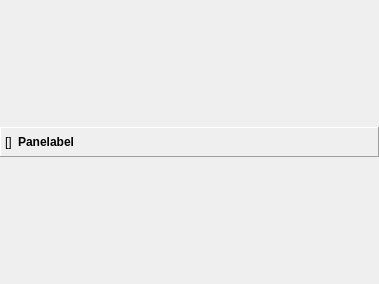
<?xml version="1.0" encoding="UTF-8"?>
<ui version="4.0">
 <class>PaneWidget</class>
 <widget class="QWidget" name="PaneWidget">
  <property name="geometry">
   <rect>
    <x>0</x>
    <y>0</y>
    <width>379</width>
    <height>284</height>
   </rect>
  </property>
  <property name="sizePolicy">
   <sizepolicy hsizetype="Preferred" vsizetype="Minimum">
    <horstretch>0</horstretch>
    <verstretch>0</verstretch>
   </sizepolicy>
  </property>
  <property name="windowTitle">
   <string>Pane</string>
  </property>
  <layout class="QVBoxLayout" name="paneLayout">
   <property name="leftMargin">
    <number>0</number>
   </property>
   <property name="topMargin">
    <number>0</number>
   </property>
   <property name="rightMargin">
    <number>0</number>
   </property>
   <property name="bottomMargin">
    <number>0</number>
   </property>
   <item>
    <widget class="QFrame" name="frame">
     <property name="minimumSize">
      <size>
       <width>0</width>
       <height>30</height>
      </size>
     </property>
     <property name="maximumSize">
      <size>
       <width>16777215</width>
       <height>30</height>
      </size>
     </property>
     <property name="autoFillBackground">
      <bool>false</bool>
     </property>
     <property name="frameShape">
      <enum>QFrame::Panel</enum>
     </property>
     <property name="frameShadow">
      <enum>QFrame::Raised</enum>
     </property>
     <layout class="QHBoxLayout" name="horizontalLayout">
      <property name="leftMargin">
       <number>4</number>
      </property>
      <property name="topMargin">
       <number>4</number>
      </property>
      <property name="rightMargin">
       <number>4</number>
      </property>
      <property name="bottomMargin">
       <number>4</number>
      </property>
      <item>
       <layout class="QGridLayout" name="gridLayout">
        <item row="0" column="2">
         <spacer name="horizontalSpacer">
          <property name="orientation">
           <enum>Qt::Horizontal</enum>
          </property>
          <property name="sizeHint" stdset="0">
           <size>
            <width>40</width>
            <height>20</height>
           </size>
          </property>
         </spacer>
        </item>
        <item row="0" column="1">
         <widget class="QLabel" name="labelPaneName">
          <property name="font">
           <font>
            <weight>75</weight>
            <bold>true</bold>
           </font>
          </property>
          <property name="text">
           <string>Panelabel</string>
          </property>
          <property name="textFormat">
           <enum>Qt::PlainText</enum>
          </property>
         </widget>
        </item>
        <item row="0" column="0">
         <widget class="QLabel" name="labelPaneIcon">
          <property name="text">
           <string>[]</string>
          </property>
         </widget>
        </item>
       </layout>
      </item>
     </layout>
    </widget>
   </item>
  </layout>
 </widget>
 <resources>
  <include location="icons.qrc"/>
 </resources>
 <connections/>
</ui>
